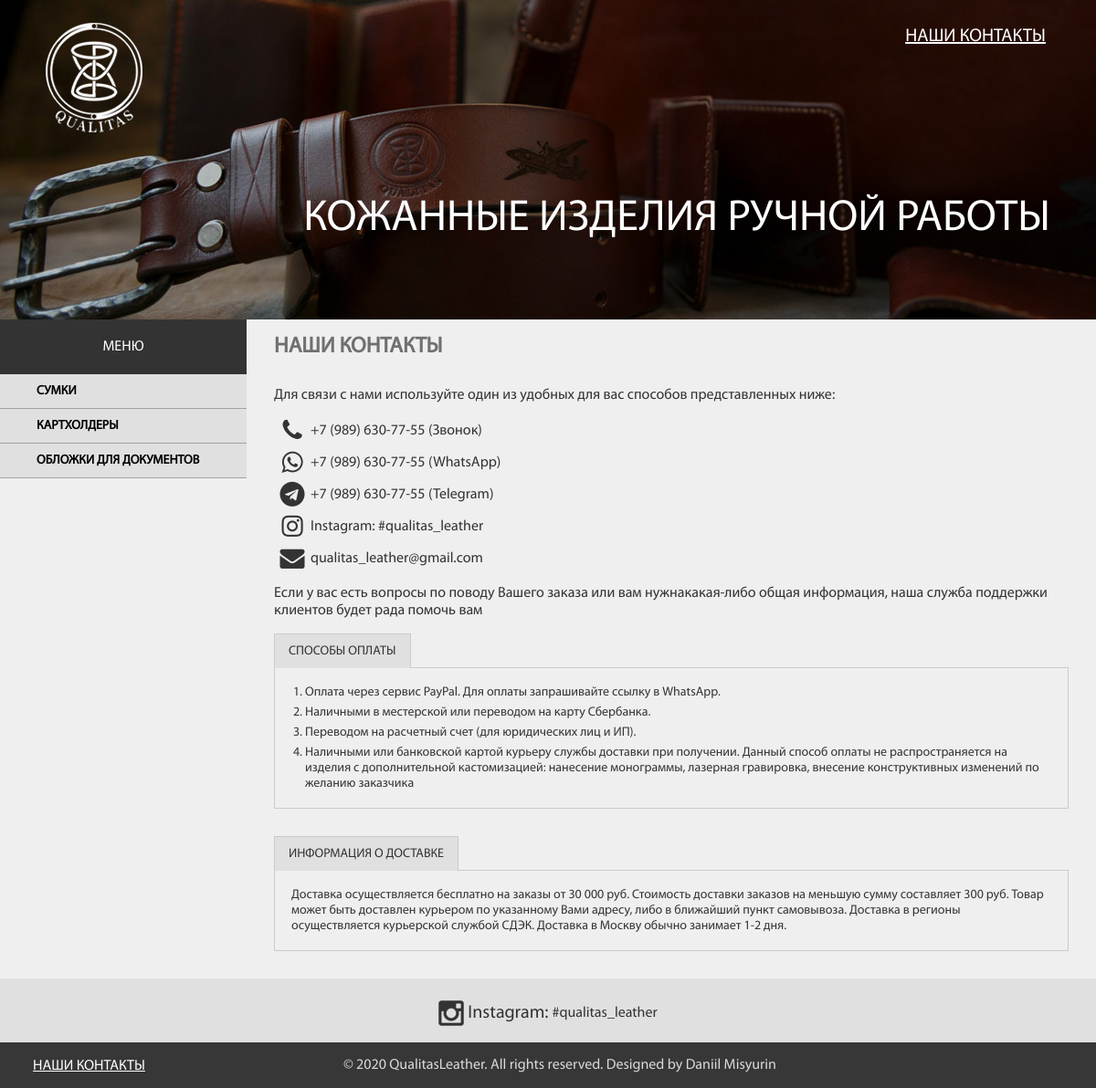
/contacts/, run on the app's committed database.
### appProductCategory/models.py (models this page shows, shortened)
class ProductCategory(models.Model):
    product_category_name = models.CharField(max_length=200, verbose_name='Категория товара')
    class Meta:
        verbose_name = "Категория товара"
        verbose_name_plural = "Категории товаров"

### appCMS/views.py (the view)
# urls.py: path('contacts/', contacts_page),
def contacts_page(request):
    return render(request, './contacts.html', {
        'productCategoryList' : productCategoryList
    })

### templates/contacts.html (shortened to what this page needs)
{% extends 'base.html' %}
{% load static %}
{% block mainContent %}
    <div class="main-content">
        {% include 'includes/socials.html' %}
        {% include 'includes/payment.html' %}
        {% include 'includes/delevery.html' %}
    </div>
{% endblock %}

### templates/includes/nav-left.html (shortened to what this page needs)
{% load static %}
<nav class="main-nav">
    <div class="main-nav__title">
        <span class="main-nav__title-text">Меню</span>
    </div>
    <ul class="main-nav__list main-nav__list--closed main-nav__list--nojs">
        {% for productCategory in productCategoryList %}
        <li class="main-nav__item">
            <a class="main-nav__link" href="/category/{{productCategory.id}}">{{productCategory.product_category_name}}</a>
        </li>
        {% endfor %}
    </ul>
</nav>

### qualitasleather/static/css/style.css (style rules this page uses)
body { font-family: "MyriadPro"; font-size: 16px; font-weight: 400; font-style: normal; }
.main-nav__title { height: 60px; background-color: #333; color: #fff; text-align: center; line-height: 60px; text-transform: uppercase; position: relative; }
.main-nav__list { padding: 0; margin: 0; }
.main-nav__item { height: 37px; list-style: none; border-bottom: 1px solid #a2a2a1; }
.main-nav__link { display: block; height: 100%; padding-left: 40px; text-decoration: none; line-height: 37px; color: #000; font-weight: 900; font-size: 14px; background-color: #e0e0e0; text-transform: uppercase; }
.main-nav__list--closed { display: none; }
@media (min-width: 992px) { .main-nav { width: 270px; margin: 0; flex-shrink: 0; } }
@media (min-width: 992px) { .main-nav__list { display: block; } }
.main-content { padding-left: 20px; padding-right: 20px; padding-bottom: 0.1px; }
@media (min-width: 576px) { .main-content { padding-left: 40px; padding-right: 40px; } }
@media (min-width: 768px) { .main-content { padding-left: 20px; padding-right: 20px; } }
@media (min-width: 992px) { .main-content { padding-left: 25px; padding-right: 25px; width: 722px; } }
@media (min-width: 1200px) { .main-content { padding-left: 30px; padding-right: 30px; width: 870px; } }

### data on the page
ProductCategory: product_category_name "СУМКИ"
ProductCategory: product_category_name "КАРТХОЛДЕРЫ"
ProductCategory: product_category_name "ОБЛОЖКИ ДЛЯ ДОКУМЕНТОВ"
